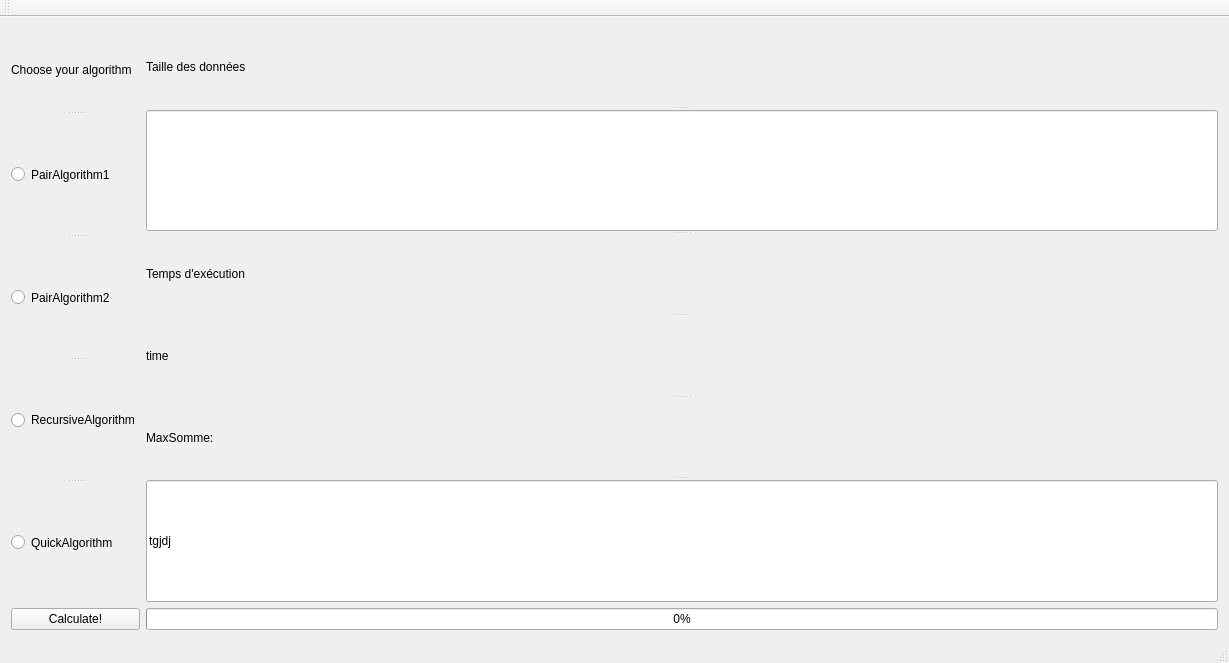
<?xml version="1.0" encoding="UTF-8"?>
<ui version="4.0">
 <class>MaxSomme</class>
 <widget class="QMainWindow" name="MaxSomme">
  <property name="geometry">
   <rect>
    <x>0</x>
    <y>0</y>
    <width>1229</width>
    <height>663</height>
   </rect>
  </property>
  <property name="windowTitle">
   <string>MaxSomme</string>
  </property>
  <widget class="QWidget" name="centralWidget">
   <layout class="QGridLayout" name="gridLayout">
    <item row="0" column="0">
     <widget class="QSplitter" name="splitter_2">
      <property name="orientation">
       <enum>Qt::Vertical</enum>
      </property>
      <widget class="QLabel" name="label">
       <property name="text">
        <string>Choose your algorithm</string>
       </property>
      </widget>
      <widget class="QRadioButton" name="radioButton">
       <property name="acceptDrops">
        <bool>false</bool>
       </property>
       <property name="text">
        <string>PairAlgorithm1</string>
       </property>
      </widget>
      <widget class="QRadioButton" name="radioButton_2">
       <property name="text">
        <string>PairAlgorithm2</string>
       </property>
      </widget>
      <widget class="QRadioButton" name="radioButton_4">
       <property name="text">
        <string>RecursiveAlgorithm</string>
       </property>
      </widget>
      <widget class="QRadioButton" name="radioButton_3">
       <property name="text">
        <string>QuickAlgorithm</string>
       </property>
      </widget>
     </widget>
    </item>
    <item row="0" column="1">
     <widget class="QSplitter" name="splitter">
      <property name="orientation">
       <enum>Qt::Vertical</enum>
      </property>
      <widget class="QLabel" name="label_2">
       <property name="text">
        <string>Taille des données</string>
       </property>
      </widget>
      <widget class="QLineEdit" name="lineEdit"/>
      <widget class="QLabel" name="label_3">
       <property name="text">
        <string>Temps d'exécution</string>
       </property>
      </widget>
      <widget class="QLabel" name="timeResult">
       <property name="text">
        <string>time</string>
       </property>
      </widget>
      <widget class="QLabel" name="label_4">
       <property name="text">
        <string>MaxSomme:</string>
       </property>
      </widget>
      <widget class="QLineEdit" name="maxSommeResult">
       <property name="text">
        <string>tgjdj</string>
       </property>
      </widget>
     </widget>
    </item>
    <item row="1" column="0">
     <widget class="QPushButton" name="calculateButton">
      <property name="text">
       <string>Calculate!</string>
      </property>
     </widget>
    </item>
    <item row="1" column="1">
     <widget class="QProgressBar" name="progressBar">
      <property name="value">
       <number>0</number>
      </property>
     </widget>
    </item>
   </layout>
  </widget>
  <widget class="QToolBar" name="mainToolBar">
   <attribute name="toolBarArea">
    <enum>TopToolBarArea</enum>
   </attribute>
   <attribute name="toolBarBreak">
    <bool>false</bool>
   </attribute>
  </widget>
  <widget class="QStatusBar" name="statusBar"/>
  <widget class="QMenuBar" name="menuBar">
   <property name="geometry">
    <rect>
     <x>0</x>
     <y>0</y>
     <width>1229</width>
     <height>24</height>
    </rect>
   </property>
  </widget>
 </widget>
 <layoutdefault spacing="6" margin="11"/>
 <resources/>
 <connections/>
</ui>
